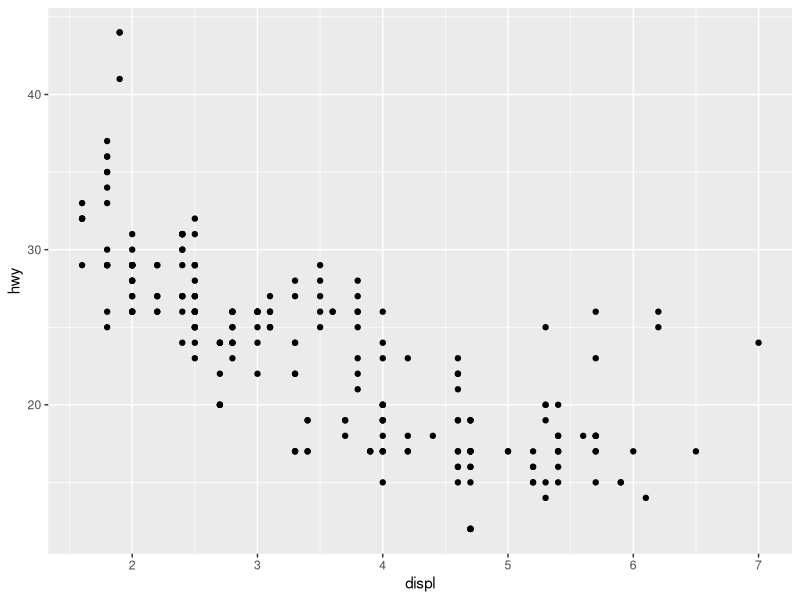
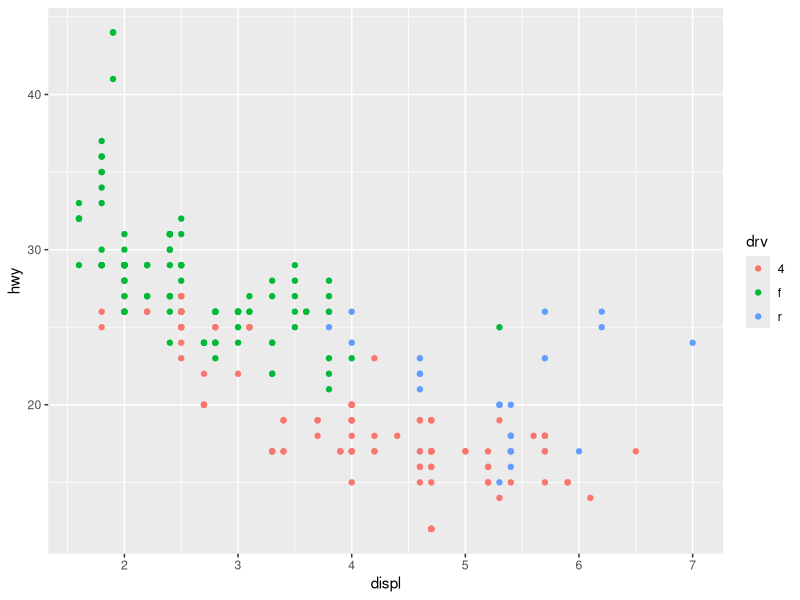
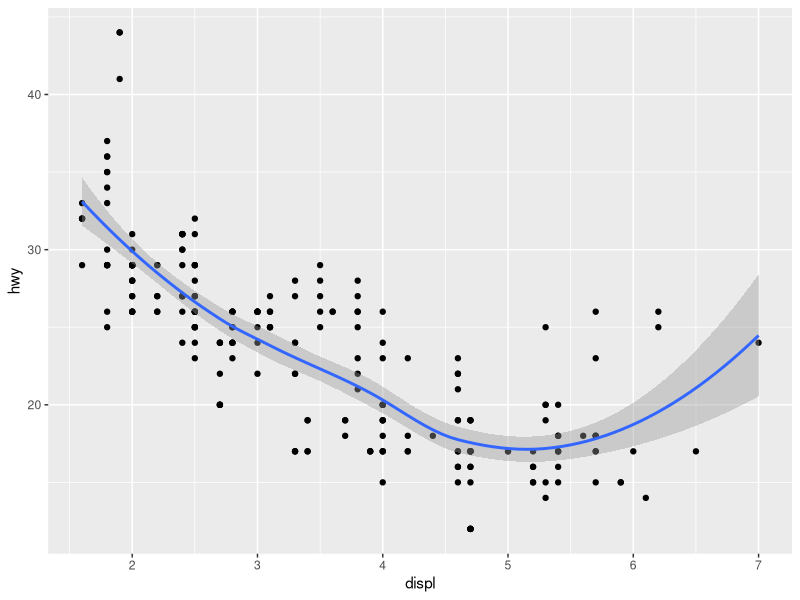
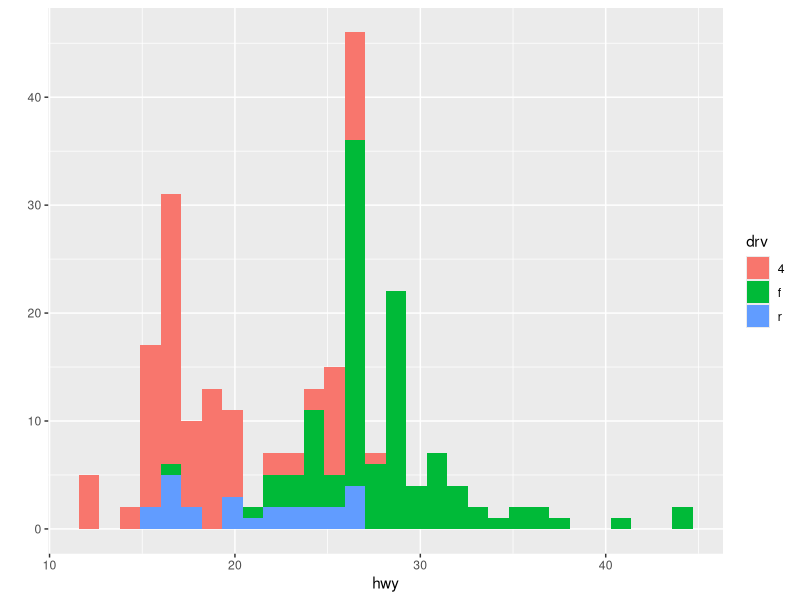
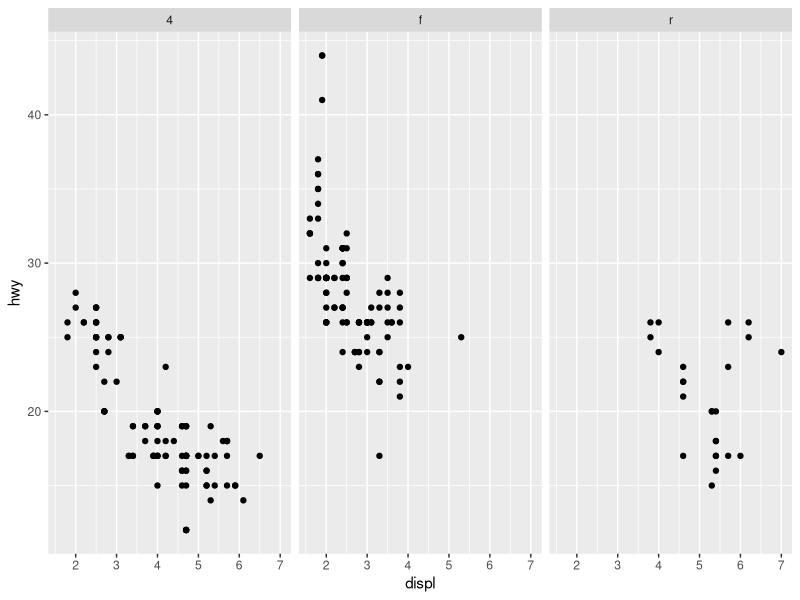
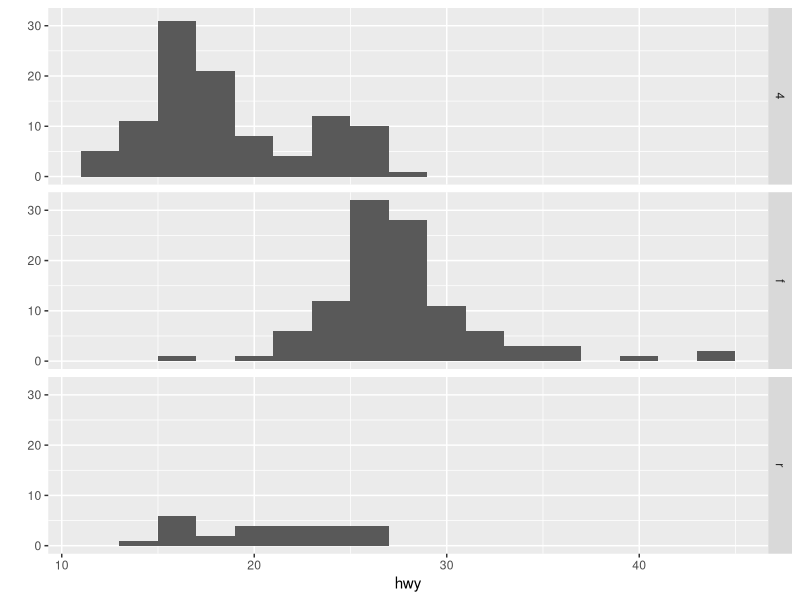
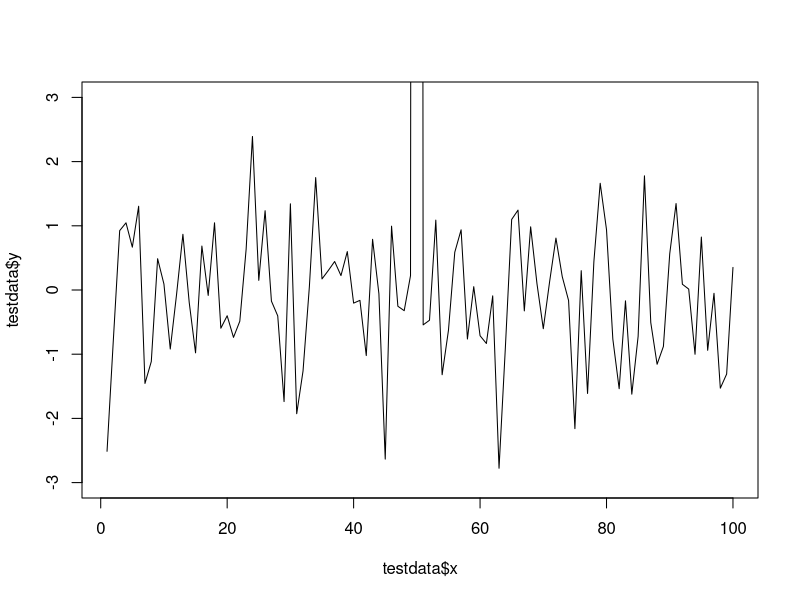
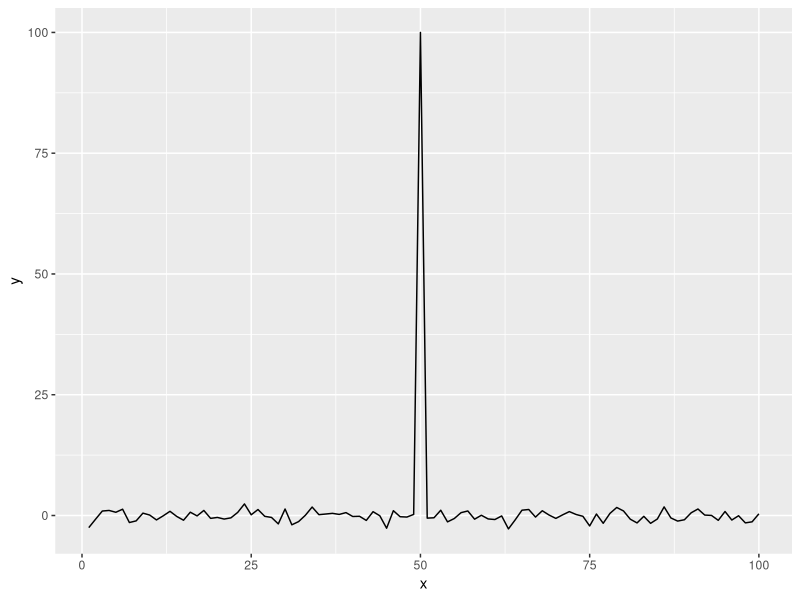

The R script that drew these images, in order:
#####    ggplot2 Plotting System    #####
#########################################

### ggplot2 Basics

# The ggplot2 package was developed by Hadley Wickham and implements concepts
# from the Grammar of Graphics by Leland Wilkinson. It is the third very popular
# graphics system in R.
#
# Good documentation is available on http://ggplot2.org
#
# Grammar of Graphics is a concept of how to systematically create graphics from
# data. In a nutshell: The grammar tells us that a statistical graphic is a 
# mapping from data to aesthetic attributes (color, shape, size) of geometric 
# objects (points, lines, bars). The plot may also contain statistical 
# transformations of the data and is drawn on a specific coordinate system.

install.packages("ggplot2")
library(ggplot2)


### Function Basics

# qplot is a quick plotting function that hides much of the details that would
# go into ggplot. Both work much like the plot function in the base package. 
# They look for the data in a dataframe first and in the parent environment 
# second.
#
# Plots are made up of aesthetics (shape, size, color) and geoms (points, lines).
#
# Factors are important and can be used to indicate subsets of the data. Factors
# should be labeled.


### The qplot Function

str(mpg)

# Basic qplot:
qplot(displ, hwy, data = mpg)

# When using factors, qplot automatically colors them and adds a legend:
qplot(displ, hwy, data = mpg, color = drv)

# Geoms can also be added:
qplot(displ, hwy, data = mpg, geom = c("point", "smooth"))

# A histogram is created when only one data variable is passed:
qplot(hwy, data = mpg, fill = drv)

# Facets are like panels. When specifying them the left side stand for the rows
# and the right side for the columns. A period means nothing in the rows/columns.
qplot(displ, hwy, data = mpg, facets = . ~ drv)
qplot(hwy, data = mpg, facets = drv ~ ., binwidth = 2)

# qplot() has many built-in features and makes it very easy to generate nice 
# plots quickly. It is hard to customize though. In that case ggplot() should
# be used.


### Basic Components of a ggplot2 Function

# 1. A data frame,
# 2. Aesthetic mappings: How data is mapped to color, size.
# 3. Geoms: Geometric objects like points, lines, shapes.
# 4. Facets: For conditional plots.
# 5. Stats: Statistical transformations like binning, quantiles, smoothing.
# 6. Scales: Scales of an aesthetic map (e.g. male = blue, female = red).
# 7. Coordinate system.


### Building Plots With ggplot2

# Rather than using qplot, plots can also be gradually built in ggplot2 (much
# like the artist palette approach in the base plotting system).
# First step is always plotting the data. This is followed by overlaying a
# summary and finally adding metadata and annotations.

# See lecture .pdf for an example of this approach.


### Axis Limits in ggplot2

# Setting axis limits in ggplot2 behaves differently than in the base plot
# system. The following sets axis limits in the base system for a data frame 
# with and outlier:
testdata <- data.frame(x = 1:100, y = rnorm(100))
testdata[50,2] <- 100 # Outlier!
plot(testdata$x, testdata$y, type = "l", ylim = c(-3,3))

# Doing the same for ggplot will simply exclude that point from being plotted.
g <- ggplot(testdata, aes(x=x,y=y))
g + geom_line() # No axis limit
g + geom_line() + ylim(-3,3) # ylim will subset the data to exclude all outliers!
g + geom_line() + coord_cartesian(ylim = c(-3,3)) # Same effect as in base.


### Using Facets on Continuous Variables

# Continuous variables need to be turned into categorical ones so that they can
# be conditioned on in the plot. This can be done with the cut() function.

# See lecture .pdf for an example of constructing a panel plot with this.